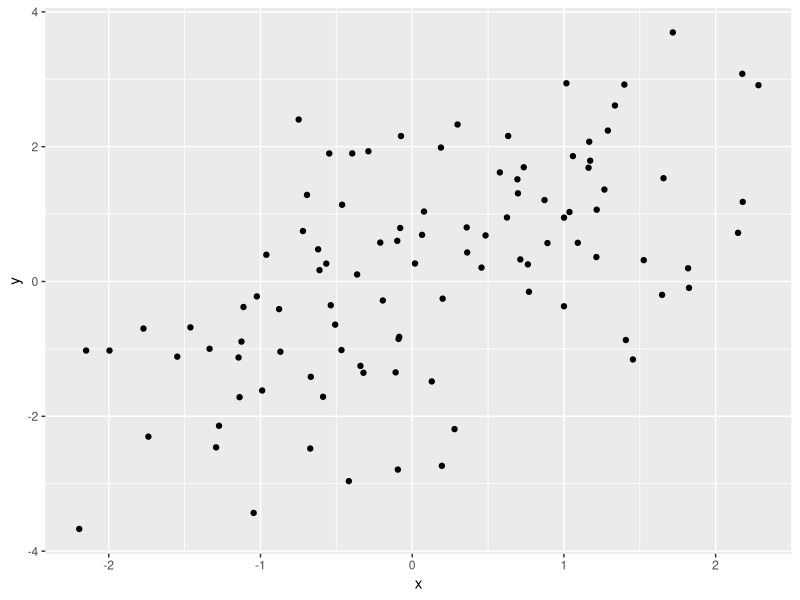
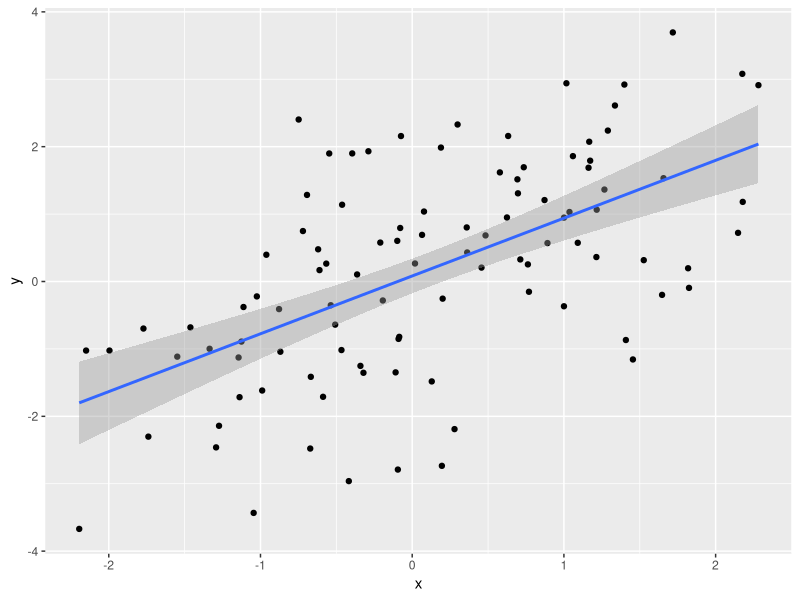
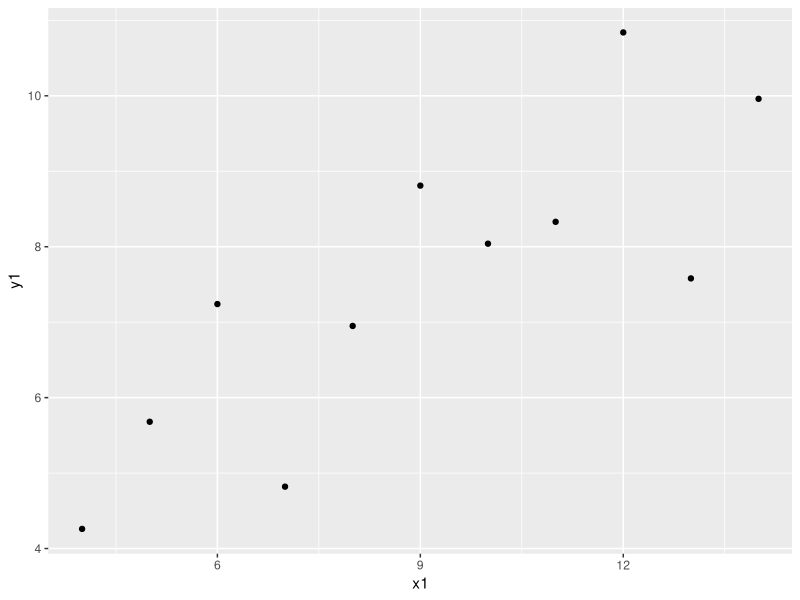

The R script that drew these images, in order:
## ---- chunk 1
knitr::opts_chunk$set(echo = TRUE)
#install.packages("markdown")
#install.packages("ggplot2")
library(markdown)
library(ggplot2)
set.seed(31415)
## ---- chunk 2
x <- rnorm(100, 0, 1)
e <- rnorm(100, 0, 0.6)
y <- rnorm(100, (0.2 + 0.8*x + e))
week1data <- data.frame(x, y)
## ---- chunk 3
xy_corr <- cor(x, y)
## ---- chunk 4
xy_corr
## ---- chunk 5
x_versus_y <- ggplot(week1data, aes(x = x, y = y)) + geom_point()
## ---- chunk 6
x_versus_y
## ---- chunk 7
x_versus_y_regline <- x_versus_y + geom_smooth(method = lm)
x_versus_y_regline
## ---- chunk 8
reg_x_v_y <- lm(y ~ x, data = week1data)
## ---- chunk 9
reg_summ <- summary(reg_x_v_y)
reg_summ
## ---- chunk 10
reg_summ$coefficients
## ---- chunk 11
reg_summ
## ---- chunk 12
data(anscombe)

anscombe_means <- sapply(anscombe, mean)
anscombe_means

anscombe_sd <- sapply(anscombe, sd)
anscombe_sd

anscombe_x1y1 <- cor(anscombe$x1, anscombe$y1)
anscombe_x1y1 
## ---- chunk 13
reg_anscombe1 <- lm(y1 ~ x1, data = anscombe)
reg_summ1 <- summary(reg_anscombe1)
reg_summ1

#complete the code to run the regressions and show the summary for each of the other datasets.
## ---- chunk 14
x1_versus_y1 <- ggplot(data = anscombe, aes(x1, y1)) + geom_point()
x1_versus_y1

#complete the code to creat and print the plots for each of the other datasets.
